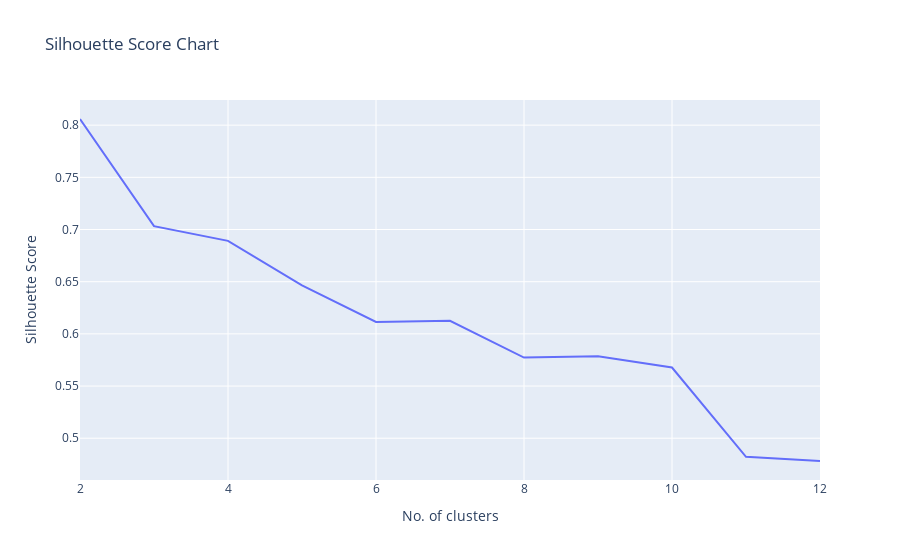

Notebook code for this chart:
### Code cell
# then get the line plot to visualize it
fig = px.line(x = n_clust, y = ss, title = "Silhouette Score Chart")
fig.update_layout(xaxis_title = "No. of clusters", yaxis_title = "Silhouette Score")
fig.show()

### Figure 1 — Plotly figure (JSON) as saved in the notebook; plotly's stock layout.template omitted (floating-point values rounded to 4 significant figures)
{"data": [{"hovertemplate": "x=%{x}<br>y=%{y}<extra></extra>", "legendgroup": "", "line": {"color": "#636efa", "dash": "solid"}, "marker": {"symbol": "circle"}, "mode": "lines", "name": "", "orientation": "v", "showlegend": false, "type": "scatter", "x": [2, 3, 4, 5, 6, 7, 8, 9, 10, 11, 12], "xaxis": "x", "y": [0.8059, 0.7032, 0.6891, 0.6464, 0.6114, 0.6125, 0.5773, 0.5786, 0.5677, 0.4822, 0.4782], "yaxis": "y"}], "layout": {"autosize": true, "legend": {"tracegroupgap": 0}, "title": {"text": "Silhouette Score Chart"}, "xaxis": {"anchor": "y", "autorange": true, "domain": [0, 1], "range": [2, 12], "title": {"text": "No. of clusters"}, "type": "linear"}, "yaxis": {"anchor": "x", "autorange": true, "domain": [0, 1], "range": [0.46, 0.8241], "title": {"text": "Silhouette Score"}, "type": "linear"}}}
